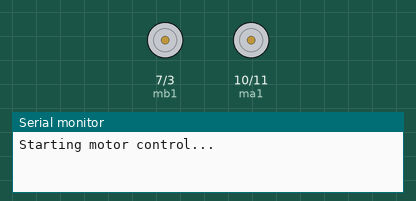
This program was run on a simulated Arduino Nano, built with avr-gcc and run on an emulated ATmega328P. Shown: motor-driver pin pairs drawn as motors (green arrow = first pin HIGH = forward, orange = second pin HIGH = backward, longer = more drive), the last lines printed to the serial monitor.

Above: at 1.2 s.
At 2.5 s:
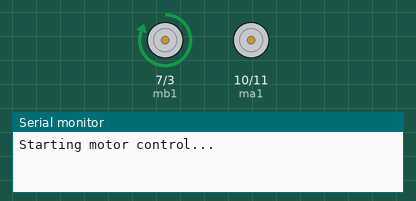
At 4.7 s:
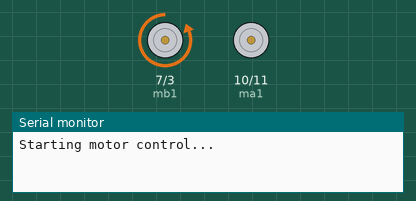
At 6.9 s:
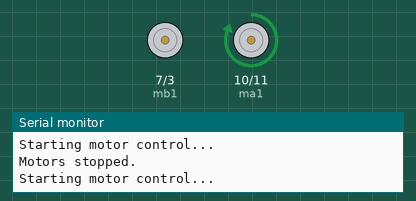
Timing chart, 0 to 8.8 s (numbered marks = the images above):
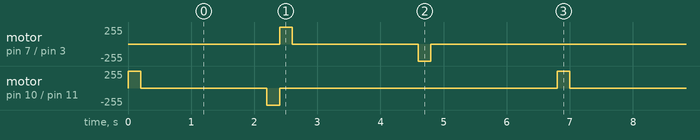

The program:

main.cpp
```cpp
#include <Arduino.h>

const uint8_t ma1 = 10;
const uint8_t ma2 = 11;
const uint8_t mb1 = 7;
const uint8_t mb2 = 3;

void setup() {
    Serial.begin(9600);
    pinMode(ma1, OUTPUT);
    pinMode(ma2, OUTPUT);
    pinMode(mb1, OUTPUT);
    pinMode(mb2, OUTPUT);
}

void loop() {
    // Example of using Serial to send data
    Serial.println("Starting motor control...");

    // Control motor A
    digitalWrite(ma1, HIGH);
    digitalWrite(ma2, LOW);
    delay(200); // Run motor A for 200 milliseconds
    digitalWrite(ma1, LOW);
    digitalWrite(ma2, LOW);

    delay(2000);

    digitalWrite(ma1, LOW);
    digitalWrite(ma2, HIGH);
    delay(200); // Run motor A in reverse for 200 milliseconds
    digitalWrite(ma1, LOW);
    digitalWrite(ma2, LOW);

    // Control motor B
    digitalWrite(mb1, HIGH);
    digitalWrite(mb2, LOW);
    delay(200); // Run motor B for 1 second
    digitalWrite(mb1, LOW);
    digitalWrite(mb2, LOW);

    delay(2000);

    digitalWrite(mb1, LOW);
    digitalWrite(mb2, HIGH);
    delay(200); // Run motor A in reverse for 1 second
    digitalWrite(mb1, LOW);
    digitalWrite(mb2, LOW);

    Serial.println("Motors stopped.");
    delay(2000); // Wait before next iteration
}
```

Measured:
- by itself, motor on pin 7 (mb1) / pin 3 (mb2), motor on pin 10 (ma1) / pin 11 (ma2): repeats every 6.8 s: stopped 2.0 s, backward 255/255 0.20 s, stopped 4.4 s, forward 255/255 0.20 s
